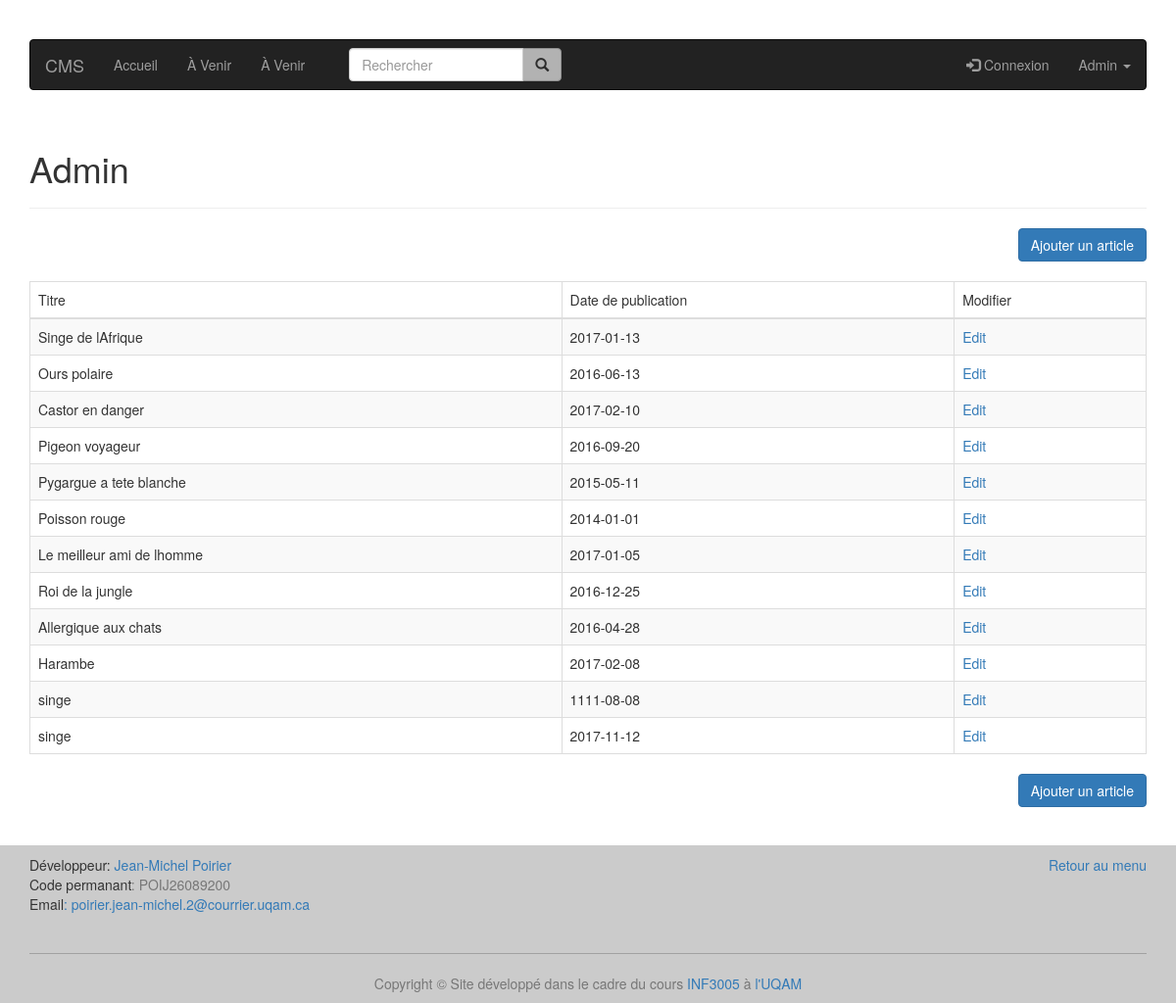
Page /admin (signed in) on the earlier database version.
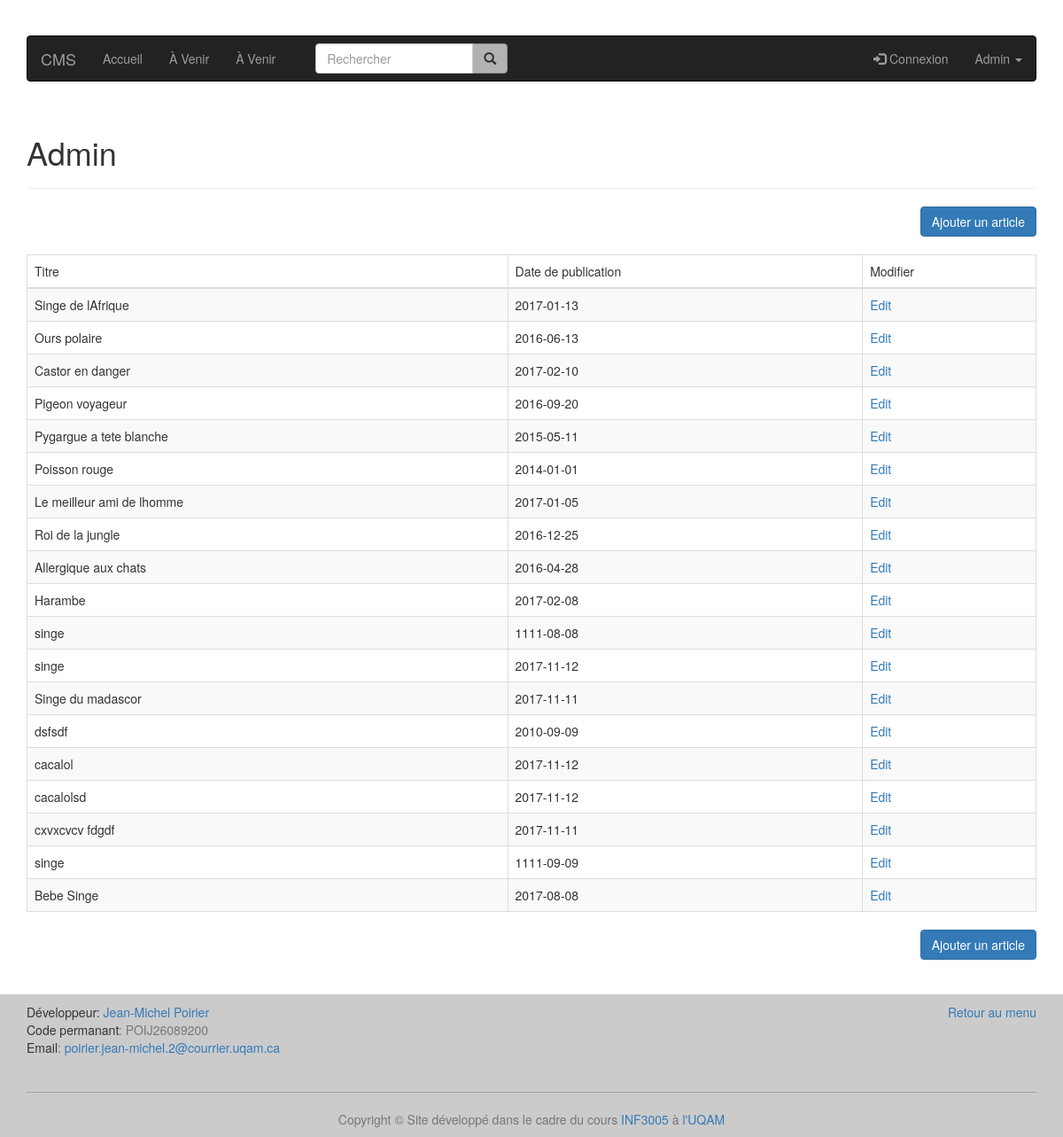
Same page on the later database version.
### tables this page shows
CREATE TABLE article (
  id integer primary key,
  titre varchar(100),
  identifiant varchar(50),
  auteur varchar(100),
  date_publication text,
  paragraphe varchar(500)
);

### index.py (the view)
@app.route('/admin')
@authentification_required
def admin_page():
    articles = get_db().get_all_articles()
    return render_template('admin.html', articles=articles)

### article.py (called while the page is built)
    def get_all_articles(self):
        cursor = self.get_connection_row().cursor()
        cursor.execute("SELECT titre, identifiant, auteur, date_publication "
                       "FROM article")
        articles = cursor.fetchall()
        return articles

### database.py (called while the page is built)
    def get_connection_row(self):
        if self.connection is None:
            self.connection = sqlite3.connect('db/db.db')
            self.connection.row_factory = sqlite3.Row
        return self.connection

    def disconnect(self):
        if self.connection is not None:
            self.connection.close()

### index.py (called while the page is built)
def get_db():
    db = getattr(g, '_database', None)
    if db is None:
        g._database = Article()
    return g._database

@app.teardown_appcontext
def close_connection(exception):
    db = getattr(g, '_database', None)
    if db is not None:
        db.disconnect()

def authentification_required(f): # f est la fonction def logout
    @wraps(f)
    def decorated(*args, **kwargs):
        if not is_authenticated(session):
            return send_unauthorized()
        return f(*args, **kwargs)
    return decorated

def is_authenticated(session):
    return "id" in session

### templates/admin.html (shortened to what this page needs)
{% extends "layout.html" %}
{% block content %}
    <h1>Admin</h1>
    <hr class="divider">
    <div class="text-right">
        <a class="btn btn-primary" style="margin-bottom: 20px;" href="/admin-form">Ajouter un article</a>
    </div>
    <table class="table table-striped table-bordered">
        <thead>
        <td>Titre</td>
        <td>Date de publication</td>
        <td>Modifier</td>
        </thead>
        {% for article in articles %}
            <tr>
                <td>{{ article["titre"] }}</td>
                <td>{{ article["date_publication"] }}</td>
                <td><a href="/admin-modifier/{{ article["identifiant"] }}">Edit</a></td>
            </tr>
        {% endfor %}
    </table>
    <div class="text-right">
        <a class="btn btn-primary" href="/admin-form">Ajouter un article</a>
    </div>
{% endblock %}

### templates/layout.html (shortened to what this page needs)
<!DOCTYPE html>
<html lang="fr">
<head>
    <link rel="stylesheet" type="text/css" href="/vendor/bootstrap/css/bootstrap.min.css">
    <link rel="stylesheet" type="text/css" href="/vendor/bootstrap/css/maclasse.css">
</head>
<body>
<header id="top">
    <div class="container nav-padd">
        <nav class="navbar navbar-inverse">
            <div class="container-fluid">
                <div class="navbar-header">
                    <a class="navbar-brand" href="/">CMS</a>
                </div>
                <ul class="nav navbar-nav">
                    <li>
                        <a href="/">Accueil</a>
                    </li>
                    <li>
                        <a href="#">À Venir</a>
                    </li>
                    <li>
                        <a href="#">À Venir</a>
                    </li>
                </ul>
                <div class="col-sm-3 col-md-3">
                    <form class="navbar-form" role="search" method="post" action="/recherche">
                        <div class="input-group">
                            <input name="rechercher" type="text" id="rechercheid" class="form-control" placeholder="Rechercher">
                            <div class="input-group-btn">
                                <button id="recherButton" class="btn btn-default" type="submit" title="Écrit quelque chose..."><i class="glyphicon glyphicon-search"></i></button>
                            </div>
                        </div>
                    </form>
                </div>
                <ul class="nav navbar-nav navbar-right">
                    <li>
                        <a href="#"><span class="glyphicon glyphicon-log-in"></span> Connexion</a>
                    </li>
                    <li class="dropdown">
                        <a href="#" class="dropdown-toggle" data-toggle="dropdown">Admin <span class="caret"></span></a>
                    </li>
                </ul>
            </div>
        </nav>
    </div>
</header>
<div class="container container-padd">
    {% block content %}{% endblock %}
</div>
<footer class="footer">
    <div class="container">
        <div class="row">
            <div class="col-md-6 col-sm-12">
                <address>
                    <span class="souligner">Développeur</span>: <a href="mailto:poirier.jean-michel.2@courrier.uqam.ca">Jean-Michel Poirier</a>
                    <br>
                    <span class="souligner">Code permanant</span><span class="text-muted">: POIJ26089200</span>
                    <br>
                    <span class="souligner">Email</span><a href="mailto:poirier.jean-michel.2@courrier.uqam.ca">: poirier.jean-michel.2@courrier.uqam.ca</a>
                </address>
            </div>
            <div class="col-md-6 col-sm-12 text-right">
                <a href="#top">Retour au menu</a>
            </div>
        </div>
        <hr class="hrfooter">
        <div class="row">
            <div class="col-md-12 col-sm-12 text-center text-muted">
                Copyright &copy; Site développé dans le cadre du cours <a href="http://www.etudier.uqam.ca/cours?sigle=INF3005" target="_blank">INF3005</a> à <a href="http://www.uqam.ca/" target="_blank">l'UQAM</a>
            </div>
        </div>
    </div>
</footer>
</body>
</html>

Differences in the rows shown:
added article: titre "Singe du madascor", date_publication "2017-11-11"
added article: titre "dsfsdf", date_publication "2010-09-09"
added article: titre "cacalol", date_publication "2017-11-12"
added article: titre "cacalolsd", date_publication "2017-11-12"
added article: titre "cxvxcvcv fdgdf", date_publication "2017-11-11"
added article: titre "singe", date_publication "1111-09-09"
added article: titre "Bebe Singe", date_publication "2017-08-08"
